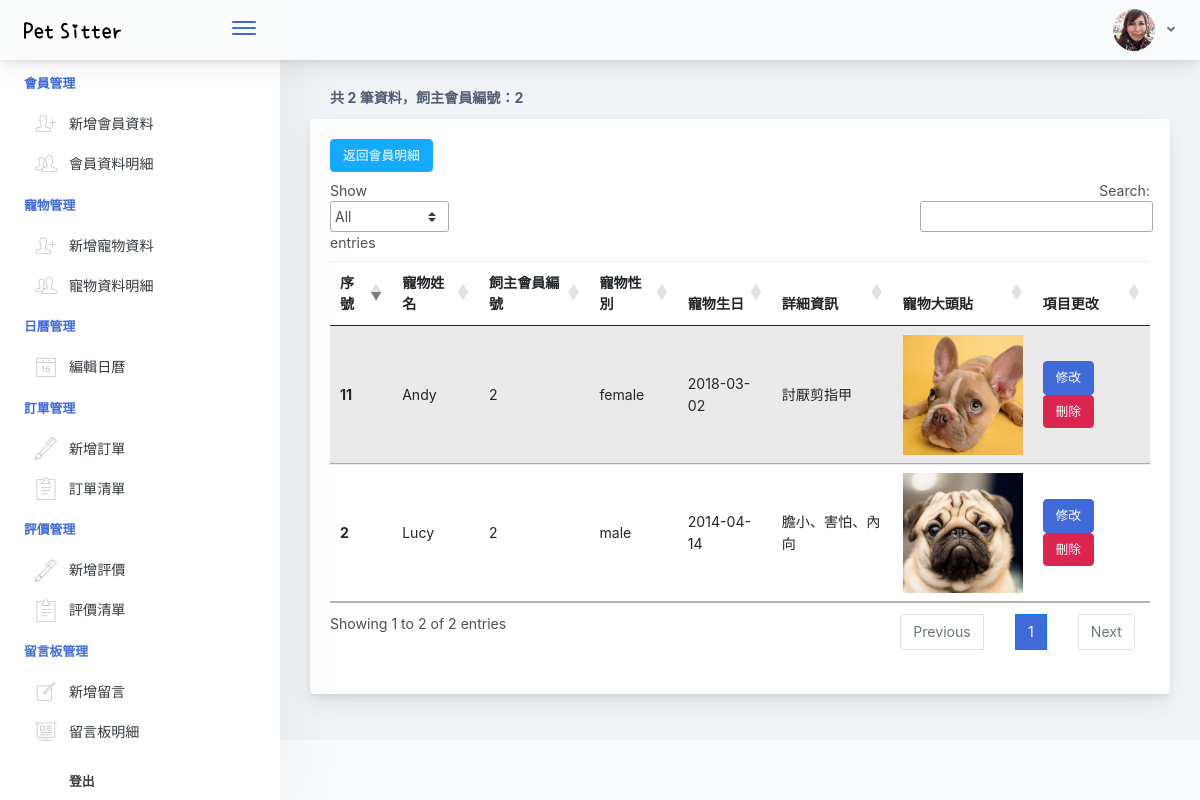
The app's page /list-userPet.php?id=2 with its own data.
### tables this page shows
CREATE TABLE `db_user` (
  `id` int(4) UNSIGNED NOT NULL,
  `account` varchar(50) NOT NULL,
  `password` varchar(20) NOT NULL,
  `name` varchar(50) NOT NULL,
  `gender` varchar(10) NOT NULL,
  `address` text NOT NULL,
  `DOB` date NOT NULL,
  `phone` varchar(20) NOT NULL,
  `images` varchar(100) DEFAULT NULL,
  `status` int(1) NOT NULL DEFAULT 1 COMMENT '1 general\r\n2 babysitter',
  `created_time` datetime NOT NULL,
  `deleted_time` datetime DEFAULT NULL
);

CREATE TABLE `db_pet` (
  `id` int(5) UNSIGNED NOT NULL,
  `user_id` int(4) UNSIGNED NOT NULL,
  `name` varchar(50) NOT NULL,
  `gender` varchar(10) NOT NULL,
  `DOB` date NOT NULL,
  `content` text NOT NULL,
  `images` varchar(100) DEFAULT NULL,
  `created_time` datetime NOT NULL,
  `deleted_time` datetime DEFAULT NULL
);

### list-userPet.php (the view, shortened to what this page needs)
<?php
require_once("pdo_connect.php");
$id = $_GET["id"];
$sql = "SELECT * FROM db_pet WHERE deleted_time is NULL AND user_id=? ORDER BY id DESC";
$stmt = $db_host->prepare($sql);
$stmt->execute([$id]);
$rows = $stmt->fetchAll(PDO::FETCH_ASSOC);
$dataCount=$stmt->rowCount();
$sqlUser = "SELECT * FROM db_user WHERE deleted_time is NULL AND id=? ORDER BY id DESC";
$stmtUser = $db_host->prepare($sqlUser);
$stmtUser->execute([$id]);
$rowsUser = $stmtUser->fetchAll(PDO::FETCH_ASSOC);
?>
<!doctype html>
<html lang="en">
<head>
    <?php require_once("./assets/css/css.php") ?>
    <link href="./assets/css/main.css" rel="stylesheet">
</head>
<body>
    <div class="app-container app-theme-white body-tabs-shadow fixed-sidebar fixed-header">
        <?php require_once("./main-header.php") ?>
        <div class="app-main">
            <?php require_once("./main-menu.php") ?>
            <div class="app-main__outer">
                <div class="app-main__inner">
                    <div class="tab-content">
                        <h5 class="card-title" style="padding-left: 20px;">共 <?=$dataCount?> 筆資料，飼主會員編號：<?php foreach ($rowsUser as $value) : ?><?=$value["id"]?><?php endforeach; ?></h5>
                        <div class="main-card mb-3 card">
                            <div class="card-body">
                                <a class="btn btn-info mb-2 text-white" href="list-user.php">返回會員明細</a><br>
                                <table class="mb-0 table table-striped mydatatable">
                                    <thead>
                                    <tr>
                                        <th>序號</th>
                                        <th>寵物姓名</th>
                                        <th>飼主會員編號</th>
                                        <th>寵物性別</th>
                                        <th>寵物生日</th>
                                        <th>詳細資訊</th>
                                        <th>寵物大頭貼</th>
                                        <th>項目更改</th>
                                    </tr>
                                    </thead>
                                    <tbody>
                                    <tr>
                                        <?php foreach ($rows as $value): ?>
                                        <th scope="row"><?=$value["id"]?></th>
                                        <td><?=$value["name"]?></td>
                                        <td><?=$value["user_id"]?></td>
                                        <td><?=$value["gender"]?></td>
                                        <td><?=$value["DOB"]?></td>
                                        <td><?=$value["content"]?></td>
                                        <td>
                                            <div class="ratio ratio-1x1 product-picture">
                                                <div>
                                                    <img class="cover-fit" src="pets-images/<?=$value["images"]?>" alt="">
                                                </div>
                                            </div>
                                        </td>
                                        <td>
                                            <a class="btn btn-primary" href="userPet-update.php?id=<?=$value["id"]?>">修改</a>
                                            <button data-delete_user="<?=$value["user_id"]?>" data-delete_pet="<?=$value["id"]?>" type="button" class="btn btn-danger delete">刪除</button>
                                        </td>
                                    </tr>
                                    <?php endforeach; ?>
                                    </tbody>
                                </table>
                            </div>
                        </div>
                    </div>
                </div>
                <div class="app-wrapper-footer">
                    <div class="app-footer">
                        <div class="app-footer__inner"></div>
                    </div>
                </div>
            </div>
        </div>
    </div>
</body>
</html>

### assets/css/css.php (style rules this page uses)
.cover-fit { width: 100%; height: 100%; object-fit: cover; }
.product-picture { width: 120px; }

### records on screen
db_user: id "2"
db_pet: id "11", name "Andy", user "2", gender "female", DOB "2018-03-02", content "討厭剪指甲", images (picture)
db_pet: id "2", name "Lucy", user "2", gender "male", DOB "2014-04-14", content "膽小、害怕、內向", images (picture)

### other values on screen
$dataCount "2"
